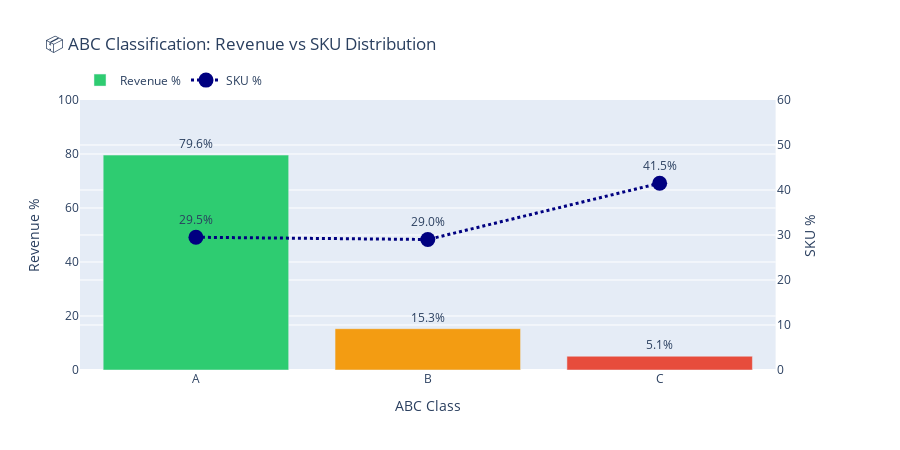

Source (notebook cell):
### Markdown cell above
## 📊 ABC Analysis: The 80/20 Rule in Action

Not all products are created equal. **ABC Analysis** reveals which products deserve the most attention.

- **A Items**: 20% of SKUs driving 80% of revenue (High priority)
- **B Items**: 30% of SKUs driving 15% of revenue (Medium priority)  
- **C Items**: 50% of SKUs driving 5% of revenue (Low priority)

### Code cell
# 📊 ABC Classification Analysis
abc_summary = inventory.groupby('abc_class').agg({
    'product_id': 'count',
    'total_sales_value': 'sum',
    'inventory_value': 'sum',
    'current_quantity': 'sum',
    'stockout_events': 'sum'
}).reset_index()

abc_summary.columns = ['ABC Class', 'SKU Count', 'Total Revenue', 'Inventory Value', 'Units on Hand', 'Stockout Events']

# Calculate percentages
abc_summary['Revenue %'] = (abc_summary['Total Revenue'] / abc_summary['Total Revenue'].sum() * 100).round(1)
abc_summary['SKU %'] = (abc_summary['SKU Count'] / abc_summary['SKU Count'].sum() * 100).round(1)

# Create dual-axis chart
fig = make_subplots(specs=[[{"secondary_y": True}]])

colors = {'A': '#2ecc71', 'B': '#f39c12', 'C': '#e74c3c'}

fig.add_trace(
    go.Bar(
        x=abc_summary['ABC Class'],
        y=abc_summary['Revenue %'],
        name='Revenue %',
        marker_color=[colors[c] for c in abc_summary['ABC Class']],
        text=abc_summary['Revenue %'].apply(lambda x: f'{x:.1f}%'),
        textposition='outside'
    ),
    secondary_y=False
)

fig.add_trace(
    go.Scatter(
        x=abc_summary['ABC Class'],
        y=abc_summary['SKU %'],
        name='SKU %',
        mode='lines+markers+text',
        text=abc_summary['SKU %'].apply(lambda x: f'{x:.1f}%'),
        textposition='top center',
        marker=dict(size=15, color='navy'),
        line=dict(width=3, dash='dot')
    ),
    secondary_y=True
)

fig.update_layout(
    title='📦 ABC Classification: Revenue vs SKU Distribution',
    xaxis_title='ABC Class',
    height=450,
    showlegend=True,
    legend=dict(orientation='h', yanchor='bottom', y=1.02)
)
fig.update_yaxes(title_text='Revenue %', secondary_y=False, range=[0, 100])
fig.update_yaxes(title_text='SKU %', secondary_y=True, range=[0, 60])

fig.show()

### Figure 1 — Plotly figure (JSON) as saved in the notebook; plotly's stock layout.template omitted (floating-point values rounded to 4 significant figures)
{"data": [{"marker": {"color": ["#2ecc71", "#f39c12", "#e74c3c"]}, "name": "Revenue %", "text": ["79.6%", "15.3%", "5.1%"], "textposition": "outside", "type": "bar", "x": ["A", "B", "C"], "xaxis": "x", "y": [79.6, 15.3, 5.1], "yaxis": "y"}, {"line": {"dash": "dot", "width": 3}, "marker": {"color": "navy", "size": 15}, "mode": "lines+markers+text", "name": "SKU %", "text": ["29.5%", "29.0%", "41.5%"], "textposition": "top center", "type": "scatter", "x": ["A", "B", "C"], "xaxis": "x", "y": [29.5, 29.0, 41.5], "yaxis": "y2"}], "layout": {"height": 450, "legend": {"orientation": "h", "y": 1.02, "yanchor": "bottom"}, "showlegend": true, "title": {"text": "📦 ABC Classification: Revenue vs SKU Distribution"}, "xaxis": {"anchor": "y", "domain": [0, 0.94], "title": {"text": "ABC Class"}}, "yaxis": {"anchor": "x", "domain": [0, 1], "range": [0, 100], "title": {"text": "Revenue %"}}, "yaxis2": {"anchor": "x", "overlaying": "y", "range": [0, 60], "side": "right", "title": {"text": "SKU %"}}}}
